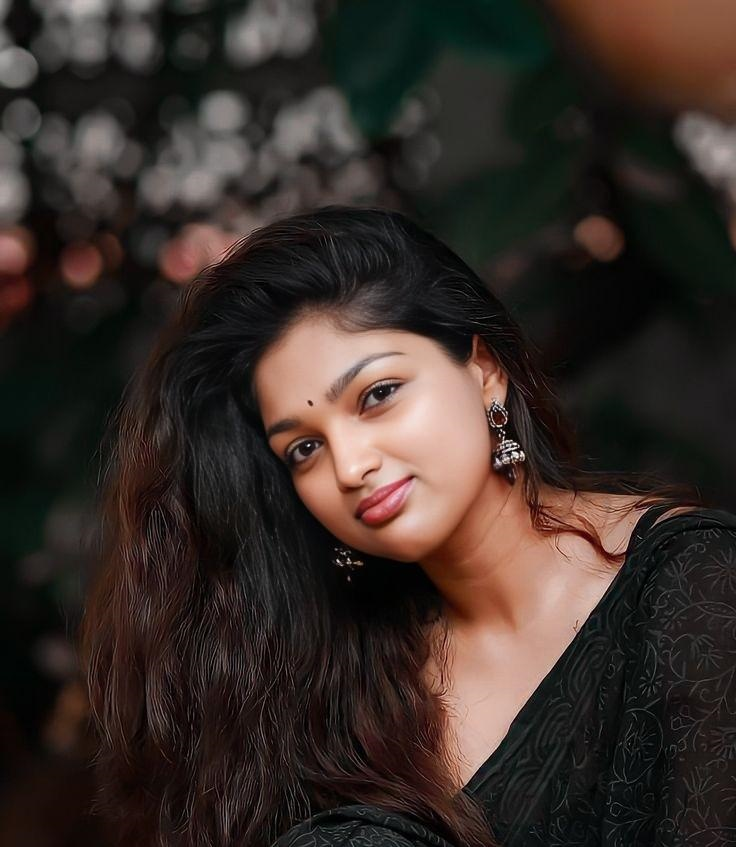
#> input picture Day 4/01 Preparation to Final Project/03 Threshold Value/photo.jpg, 736 x 847 px
$ python app.py
#> lines starting #> are read from the running program, lines starting #| are printed output that depends on the picture; after the words box and inside, x2 and y2 are one past the last pixel; in counts of white or black regions, pixels touching at a corner belong together
# Import the OpenCV library
import cv2

# Read the image from file
img = cv2.imread("photo.jpg")
#> img is the input picture: shape (847, 736, 3); mean B, G, R 39.8, 44.9, 55.6

# Convert the image to grayscale
grayImg = cv2.cvtColor(img, cv2.COLOR_BGR2GRAY)
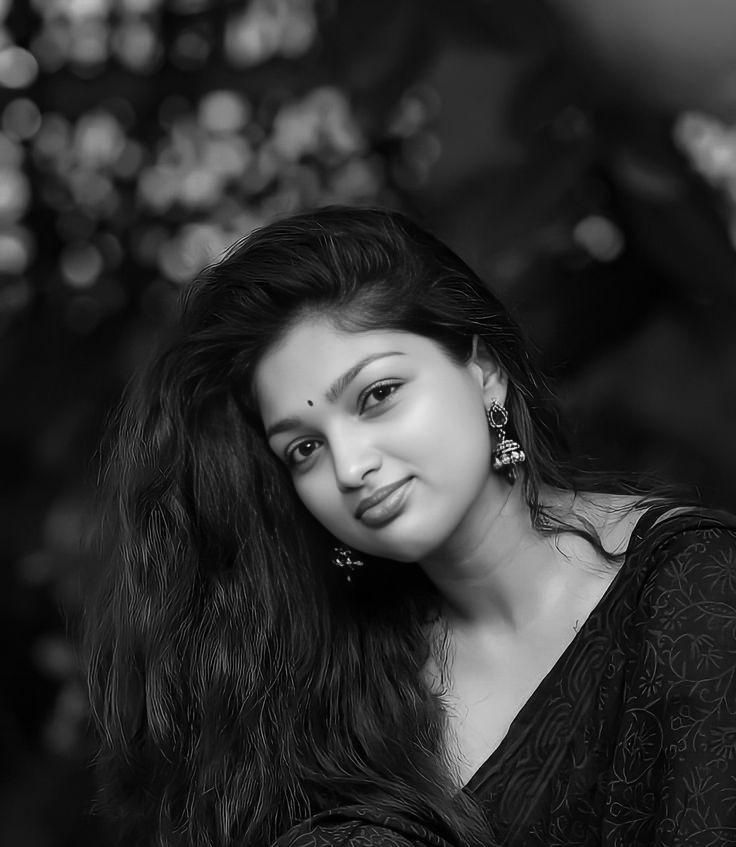
#> grayImg: shape (847, 736); min 0, max 254, mean 47.5

# Apply thresholding to create a binary image
# cv2.threshold(src, threshold, maxValueForThreshold, binary, type)
_, thresholdImg = cv2.threshold(grayImg, 180, 255, cv2.THRESH_BINARY)
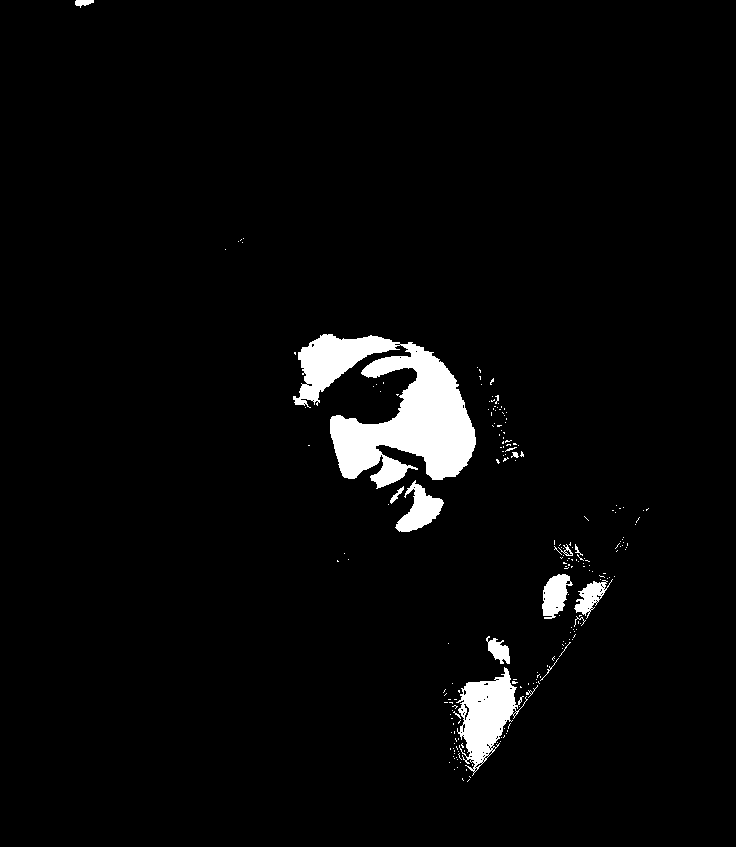
#> thresholdImg: shape (847, 736); 3.5% white; 214 white regions (199 under 20 px), largest, box (x1, y1, x2, y2) and area: (293, 334, 476, 489) 14494, (456, 667, 528, 776) 3532, (395, 480, 444, 532) 1200

# Display the original and threshold images
cv2.imshow("Original", img)
cv2.imshow("Threshold Image", thresholdImg)

# Save the threshold image to a new file
cv2.imwrite("threshold.jpg", thresholdImg)

# Black - 0
# 180
# White - 255

# Wait for a key press and then close the windows
cv2.waitKey(0)
cv2.destroyAllWindows()
